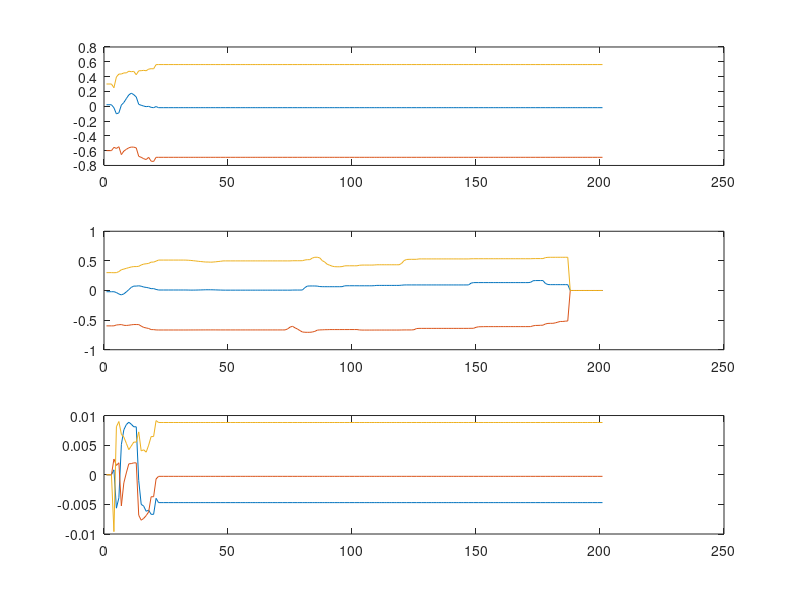
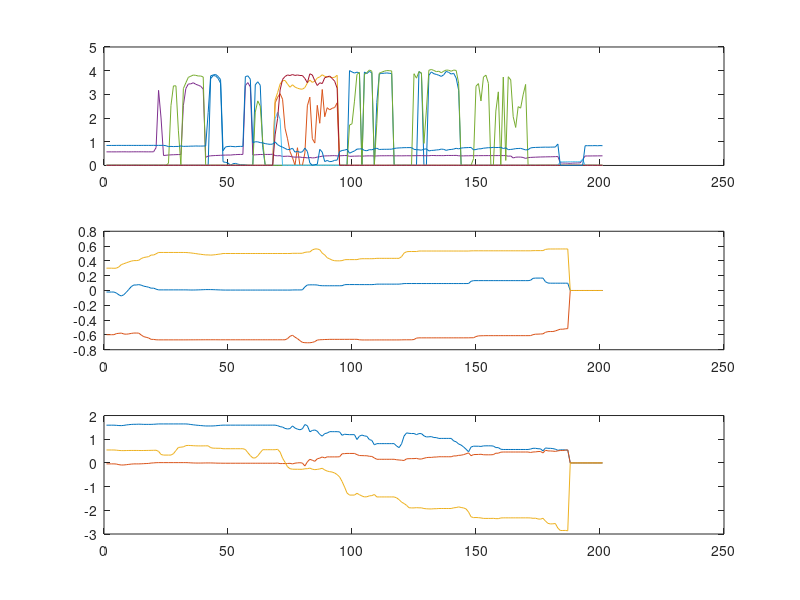

Reproduce these figures in MATLAB, in order.
clear all
fin=fopen('LogData_DirectAll.txt');
while(~feof(fin)) 
    try
        timecnt = fscanf(fin, 'Saved Data in ID %d \n ',1)+1;
        HumanHandPos(:,timecnt) = fscanf(fin, 'HumanHandPos : %f, %f, %f \n',3);
        Gradient(:,timecnt) = fscanf(fin, 'Gradinet : %f, %f, %f \n',3);
        RobotHandPos(:,timecnt) = fscanf(fin, 'RobotHandPos : %d, %d \n ',2); 
        RobotHandCurrent(:,timecnt) = fscanf(fin, 'RobotHandCurrnet : %d, %d \n ',2); 
        RobotAmrPos(:,timecnt) = fscanf(fin, 'RobotAmrPos : %f, %f, %f, %f, %f, %f \n',6);
        RobotArmTorque(:,timecnt) = fscanf(fin, 'RobotArmTorque : %f, %f, %f, %f, %f, %f, %f \n',7);
        TactileData(:,timecnt) = fscanf(fin, 'TactileData : %f, %f, %f, %f, %f, %f, %f, %f \n\n',8);
    catch
    end
end
fclose all;

if (length(TactileData)~=timecnt)
    HumanHandPos=HumanHandPos(:,1:timecnt-1);
    Gradient=Gradient(:,1:timecnt-1);
    RobotHandPos=RobotHandPos(:,1:timecnt-1);
    RobotHandCurrent=RobotHandCurrent(:,1:timecnt-1);
    RobotAmrPos=RobotAmrPos(:,1:timecnt-1);
    RobotArmTorque=RobotArmTorque(:,1:timecnt-1);
    TactileData=TactileData(:,1:timecnt-1);
end
figure(1);
subplot(311); plot(HumanHandPos');
subplot(312); plot(RobotAmrPos(1:3,:)'); ylim([-1 1]);
subplot(313); plot(Gradient');

figure(2);
subplot(311); plot(TactileData');
subplot(312); plot(RobotAmrPos(1:3,:)');
subplot(313); plot(RobotAmrPos(4:6,:)');